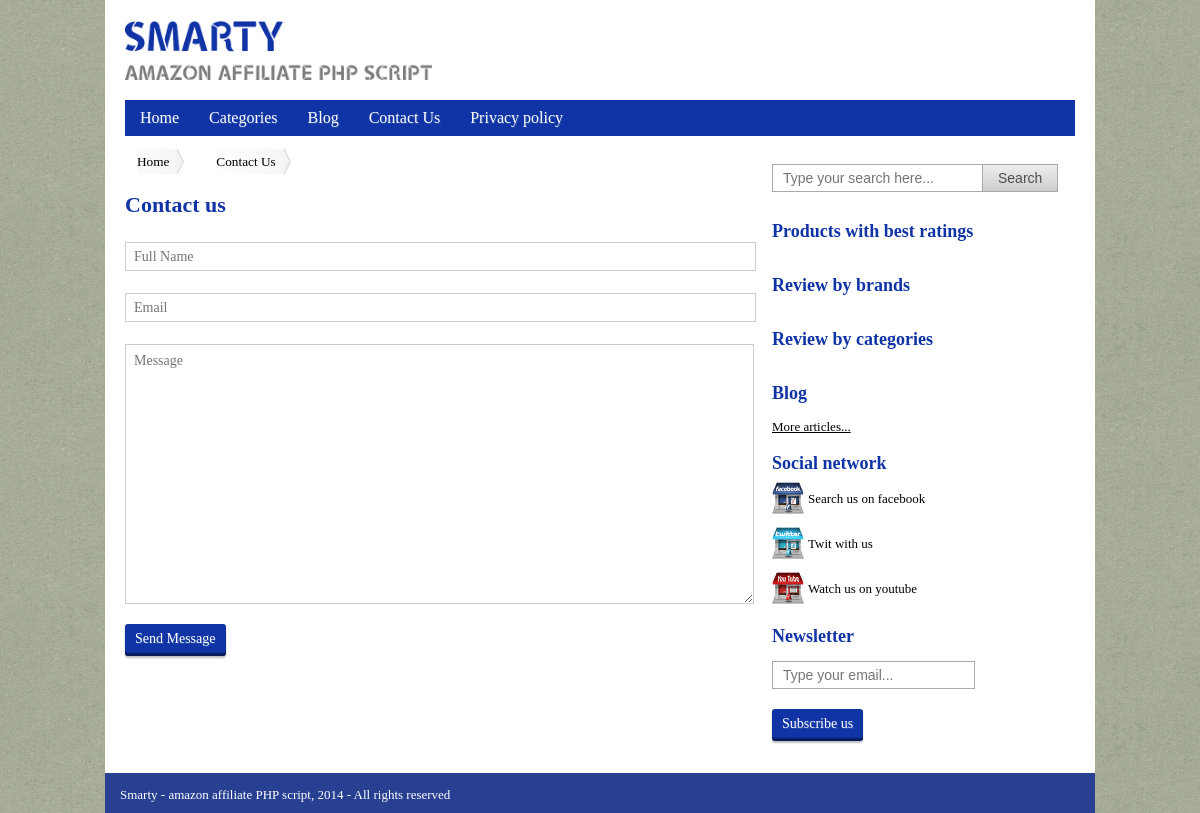
The page /contact.php on the database its author committed.
### tables this page shows
CREATE TABLE `website_frontend` (
  `website_frontend_id` int(11) NOT NULL,
  `website_frontend_name` varchar(255) NOT NULL,
  `website_frontend_logo` varchar(255) NOT NULL,
  `website_frontend_favicon` varchar(255) NOT NULL,
  `website_frontend_meta_tag` text NOT NULL,
  `website_frontend_title_tag` varchar(255) NOT NULL,
  `website_frontend_facebook_url` varchar(255) NOT NULL,
  `website_frontend_twitter_url` varchar(255) NOT NULL,
  `website_frontend_youtube_url` varchar(255) NOT NULL,
  `website_frontend_h1` varchar(255) NOT NULL,
  `website_frontend_description` text NOT NULL,
  `website_frontend_fonts` varchar(50) NOT NULL,
  `website_frontend_color` varchar(50) NOT NULL,
  `website_frontend_directory` varchar(255) NOT NULL,
  `website_frontend_email` varchar(255) NOT NULL,
  `website_privacy_policy_content` text NOT NULL,
  `website_frontend_language` varchar(3) NOT NULL,
  `website_frontend_product_count` int(11) NOT NULL,
  `website_frontend_url_rewrite_status` tinyint(1) NOT NULL,
  PRIMARY KEY (`website_frontend_id`)
);

CREATE TABLE `website_frontend_navigation_links` (
  `website_frontend_navigation_link_id` int(11) NOT NULL AUTO_INCREMENT,
  `website_frontend_navigation_link1_name` varchar(255) NOT NULL,
  `website_frontend_navigation_link1_url` varchar(255) NOT NULL,
  `website_frontend_navigation_link2_name` varchar(255) NOT NULL,
  `website_frontend_navigation_link2_url` varchar(255) NOT NULL,
  `website_frontend_navigation_link3_name` varchar(255) NOT NULL,
  `website_frontend_navigation_link3_url` varchar(255) NOT NULL,
  `website_frontend_navigation_link4_name` varchar(255) NOT NULL,
  `website_frontend_navigation_link4_url` varchar(255) NOT NULL,
  `website_frontend_navigation_link5_name` varchar(255) NOT NULL,
  `website_frontend_navigation_link5_url` varchar(255) NOT NULL,
  `website_frontend_navigation_link6_name` varchar(255) NOT NULL,
  `website_frontend_navigation_link6_url` varchar(255) NOT NULL,
  PRIMARY KEY (`website_frontend_navigation_link_id`),
  UNIQUE KEY `website_frontend_navigation_link1_url` (`website_frontend_navigation_link1_url`),
  UNIQUE KEY `website_frontend_navigation_link2_url` (`website_frontend_navigation_link2_url`),
  UNIQUE KEY `website_frontend_navigation_link3_url` (`website_frontend_navigation_link3_url`),
  UNIQUE KEY `website_frontend_navigation_link4_url` (`website_frontend_navigation_link4_url`),
  UNIQUE KEY `website_frontend_navigation_link5_url` (`website_frontend_navigation_link5_url`),
  UNIQUE KEY `website_frontend_navigation_link6_url` (`website_frontend_navigation_link6_url`)
);

### includes/mobile-navigation.php (called while the page is built, shortened)
     <?php
     $website_frontend_navigation_links_query = "SELECT * FROM website_frontend_navigation_links WHERE website_frontend_navigation_link_id=1";
     foreach ($connread->query($website_frontend_navigation_links_query) as $row) {
         $website_frontend_navigation_link1_name = $row['website_frontend_navigation_link1_name'];
         $website_frontend_navigation_link4_name = $row['website_frontend_navigation_link4_name'];
         $website_frontend_navigation_link4_url = $row['website_frontend_navigation_link4_url'];
         $website_frontend_navigation_link5_name = $row['website_frontend_navigation_link5_name'];
         $website_frontend_navigation_link5_url = $row['website_frontend_navigation_link5_url'];
?>
     <?php } ?>

### includes/language.php (called while the page is built, shortened)
<?php
$website_frontend_query = "SELECT * FROM website_frontend WHERE website_frontend_id=1";
foreach ($connread->query($website_frontend_query) as $row) {
$language=$row['website_frontend_language'];
switch ($language) {
    case 'en':
		$all_rights_reserved='All rights reserved';
		$full_name='Full Name';
		$email='Email';
		$msg='Message';
		$send_msg_btn='Send Message';
		$product_with_best_rtgs_h3='Products with best ratings';
		$review_by_brands_h3='Review by brands';
		$review_by_ctgs_h3='Review by categories';
		$social_networks_h3='Social network';
		$fb_link='Search us on facebook';
		$twitter_link='Twit with us';
		$youtube_link='Watch us on youtube';
		$more_link='More articles...';
		$search='Search';
		$search_placeholder='Type your search here...';
		$subscribe_msg='Subscribe us';
		$type_email='Type your email...';
		$newsletter='Newsletter';
        break;
		}
		}

### includes/url-rewriting.php (called while the page is built, shortened)
<?php
$website_frontend_query = "SELECT * FROM website_frontend WHERE website_frontend_id=1";
foreach ($connread->query($website_frontend_query) as $row) {
$website_frontend_url_rewrite_status=$row['website_frontend_url_rewrite_status'];
switch ($website_frontend_url_rewrite_status) {
    case '0':
		$sufixwithoutpar='.php';
        break;
		}
		}

### contact.php (the view, shortened to what this page needs)
<?php
$connread = dbConnect('read', 'pdo');
include 'includes/language.php';
include 'includes/url-rewriting.php';
?>
<!DOCTYPE html>
<html lang="en">
<head>
    <?php
    include 'includes/contact-header.php';
    ?>
    <?php
    include 'includes/navigation.php';
    ?>
    <?php
    include 'includes/mobile-navigation.php';
    ?>
    <div id="content">
        <ul id="crumbs">
            <li>
                <a href="index.php"><?php echo $website_frontend_navigation_link1_name; ?></a>
            </li>
            <li>
                <a href="<?php echo $website_frontend_navigation_link5_url; ?><?php echo $sufixwithoutpar; ?>"><?php echo $website_frontend_navigation_link5_name; ?></a>
            </li>
        </ul>
        <div class="clearfix"></div>
        <div class="two-third-column">
            <h1><strong>Contact us</strong></h1>
          <div id="contact-form">
               <form method="post" action="">
                    <input placeholder="<?php echo $full_name; ?>" type="text" required name="fullname" class="textbox"/>
                    <br>
                    <input type="email" placeholder="<?php echo $email; ?>" required name="email" class="textbox"/>
                    <br>
                    <textarea name="message"  placeholder="<?php echo $msg; ?>" required></textarea>
                    <button class="button" type="submit" name="send_message"><?php echo $send_msg_btn; ?></button>
                </form>
            </div>
        </div>
        <div class="one-third-column">
            <?php include 'includes/side-page.php'; ?>
        </div>
    </div>
    <br>
    <?php
    include 'includes/footer.php';
    ?>
    </div>
    </body>
</html>

### includes/contact-header.php (shortened to what this page needs)
<?php
$website_frontend_navigation_links_query = "SELECT * FROM website_frontend_navigation_links WHERE website_frontend_navigation_link_id=1";
foreach ($connread->query($website_frontend_navigation_links_query) as $row) {
    $website_frontend_navigation_link5_name = $row['website_frontend_navigation_link5_name'];
    ?>
<?php } ?>
<?php
$website_frontend_query = "SELECT * FROM website_frontend WHERE website_frontend_id=1";
foreach ($connread->query($website_frontend_query) as $row) {
    $website_frontend_logo = $row['website_frontend_logo'];
    $website_frontend_title_tag = $row['website_frontend_title_tag'];
    $website_frontend_fonts = $row['website_frontend_fonts'];
    $website_frontend_color = $row['website_frontend_color'];
    ?>
<link rel="stylesheet" href="admin/alertify/alertify.core.css" />
<link rel="stylesheet" href="admin/alertify/alertify.default.css" id="toggleCSS" />
   <link rel="stylesheet" href="css/main.css?<?php echo date('l jS \of F Y h:i:s A'); ?>" />
   <link rel="stylesheet" href="css/green_cup.css?<?php echo date('l jS \of F Y h:i:s A'); ?>" />
<link rel="stylesheet" href="font_css/<?php echo $website_frontend_fonts; ?>" />
<link rel="stylesheet" href="color_css/<?php echo $website_frontend_color; ?>" />
</head>
<body>
<div id="wrapper">
<div id="header"><a href="index.php"><img src="<?php echo $website_frontend_logo; ?>" alt="<?php echo $website_frontend_title_tag; ?>" /></a></div>
<?php } ?>

### includes/navigation.php (shortened to what this page needs)
<div id="nav">
    <ul id="topnav">
        <?php
        $website_frontend_navigation_links_query = "SELECT * FROM website_frontend_navigation_links WHERE website_frontend_navigation_link_id=1";
        foreach ($connread->query($website_frontend_navigation_links_query) as $row) {
        $website_frontend_navigation_link1_name = $row['website_frontend_navigation_link1_name'];
        $website_frontend_navigation_link2_name = $row['website_frontend_navigation_link2_name'];
        $website_frontend_navigation_link4_name = $row['website_frontend_navigation_link4_name'];
        $website_frontend_navigation_link4_url = $row['website_frontend_navigation_link4_url'];
        $website_frontend_navigation_link5_name = $row['website_frontend_navigation_link5_name'];
        $website_frontend_navigation_link5_url = $row['website_frontend_navigation_link5_url'];
        $website_frontend_navigation_link6_name = $row['website_frontend_navigation_link6_name'];
        $website_frontend_navigation_link6_url = $row['website_frontend_navigation_link6_url'];
		?>
        <li>
            <a href="index.php"><?php echo $website_frontend_navigation_link1_name; ?></a>
        </li>
        <li>
            <a href=""><?php echo $website_frontend_navigation_link2_name; ?></a>
        </li>
        <li>
            <a href="<?php echo $website_frontend_navigation_link4_url; ?><?php echo $sufixwithoutpar; ?>"><?php echo $website_frontend_navigation_link4_name; ?></a>
        </li>
        <li>
            <a href="<?php echo $website_frontend_navigation_link5_url; ?><?php echo $sufixwithoutpar; ?>"><?php echo $website_frontend_navigation_link5_name; ?></a>
        </li>
        <li>
            <a href="<?php echo $website_frontend_navigation_link6_url; ?><?php echo $sufixwithoutpar; ?>"><?php echo $website_frontend_navigation_link6_name; ?></a>
        </li>
    </ul>
</div>
<?php } ?>

### includes/side-page.php (shortened to what this page needs)
<div id="side-page">
	<form id="tfnewsearch" method="post" action="">
		        <input type="text" required placeholder="<?php echo $search_placeholder;?>" class="tftextinput" name="q" size="21" maxlength="120"><input type="submit" value="<?php echo $search; ?>" name="search" class="tfbutton">
    </form>
    <h3><strong><?php echo $product_with_best_rtgs_h3; ?></strong></h3>
    <br/>
    <h3><strong><?php echo $review_by_brands_h3; ?></strong></h3>
    <br/>
    <h3><strong><?php echo $review_by_ctgs_h3; ?></strong></h3>
    <br/>
    <h3><strong><?php echo $website_frontend_navigation_link4_name; ?></strong></h3>
    <br/>
	<?php
    $website_frontend_social_query = "SELECT * FROM website_frontend WHERE website_frontend_id=1";
    foreach ($connread->query($website_frontend_social_query) as $row) {
	$website_frontend_facebook_url=$row['website_frontend_facebook_url'];
	$website_frontend_twitter_url=$row['website_frontend_twitter_url'];
	$website_frontend_youtube_url=$row['website_frontend_youtube_url'];
    ?>
    <span id="more"> <a href="<?php echo $website_frontend_navigation_link4_url; ?><?php echo $sufixwithoutpar; ?>"><u><?php echo $more_link; ?></u></a></span>
	<h3><strong><?php echo $social_networks_h3; ?></strong></h3>
	<span id="fb"><a href="<?php echo $website_frontend_facebook_url; ?>" target="_blank"><?php echo $fb_link; ?></a></span>
    <span id="twitter"><a href="<?php echo $website_frontend_twitter_url; ?>" target="_blank"><?php echo $twitter_link; ?></a></span>
    <span id="youtube"><a href="<?php echo $website_frontend_youtube_url; ?>" target="_blank"><?php echo $youtube_link; ?></a></span>
	<?php } ?>
	<h3><strong><?php echo $newsletter; ?></strong></h3>
	<br/>
	<form method="POST" action="#">
	<input class="tftextinput" type="email" name="mailing_list_email" required placeholder="<?php echo $type_email; ?>" />
	<input type="submit"  value="<?php echo $subscribe_msg; ?>" name="subscribe" class="button">
    </form>
	<br/>
</div>

### includes/footer.php (shortened to what this page needs)
<div id="footer">
    <?php
    $website_frontend_query = "SELECT * FROM website_frontend WHERE website_frontend_id=1";
    foreach ($connread->query($website_frontend_query) as $row) {
        $website_frontend_name = $row['website_frontend_name'];
        ?>
        <p><span><a href="index.php"><?php echo $website_frontend_name; ?></a>, 2014 - <?php echo $all_rights_reserved; ?></span></p>
    <?php } ?>
</div>

### css/green_cup.css (style rules this page uses)
body { background:url('bg/green_cup.png') fixed!important; }

### color_css/egyptianblue.css (style rules this page uses)
h1, h2, h3 { color: #1034A6; }
.button { background: #1034A6; }
#nav, #mobile-nav { background: #1034A6; }
#footer { background: #274091; min-height: 40px; }

### rows shown on the page
website_frontend: website_frontend_logo (picture), fullname "Full Name", email "Email", message "Message", website_frontend_language "Send Message", q "Type your search here...", search "Search", website_frontend_language "Products with best ratings", website_frontend_language "Review by brands", website_frontend_language "Review by categories", website_frontend_language "More articles...", website_frontend_language "Social network", website_frontend_language "Search us on facebook", website_frontend_language "Twit with us", website_frontend_language "Watch us on youtube", website_frontend_language "Newsletter", mailing_list_email "Type your email...", subscribe "Subscribe us", website_frontend_name "Smarty - amazon affiliate PHP script", website_frontend_language "All rights reserved"
website_frontend_navigation_links: website_frontend_navigation_link1_name "Home", website_frontend_navigation_link2_name "Categories", website_frontend_navigation_link4_name "Blog", website_frontend_navigation_link5_name "Contact Us", website_frontend_navigation_link6_name "Privacy policy"
